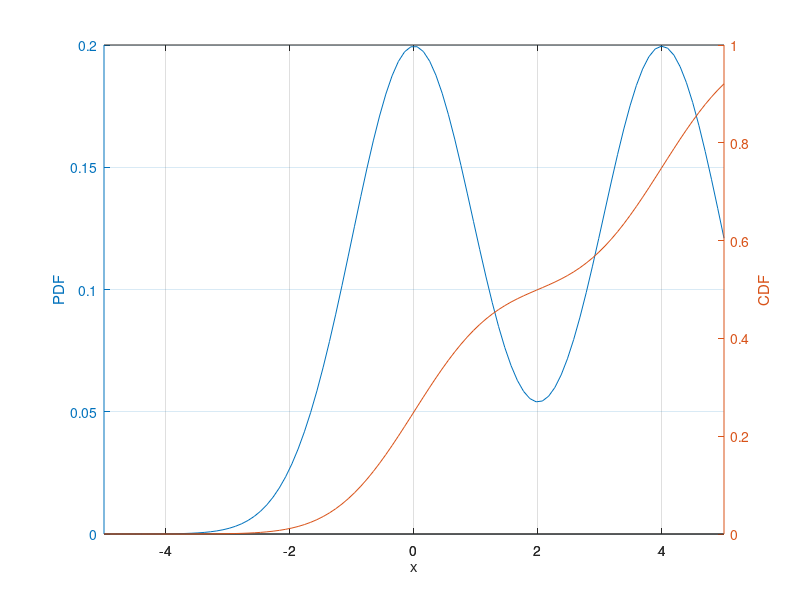
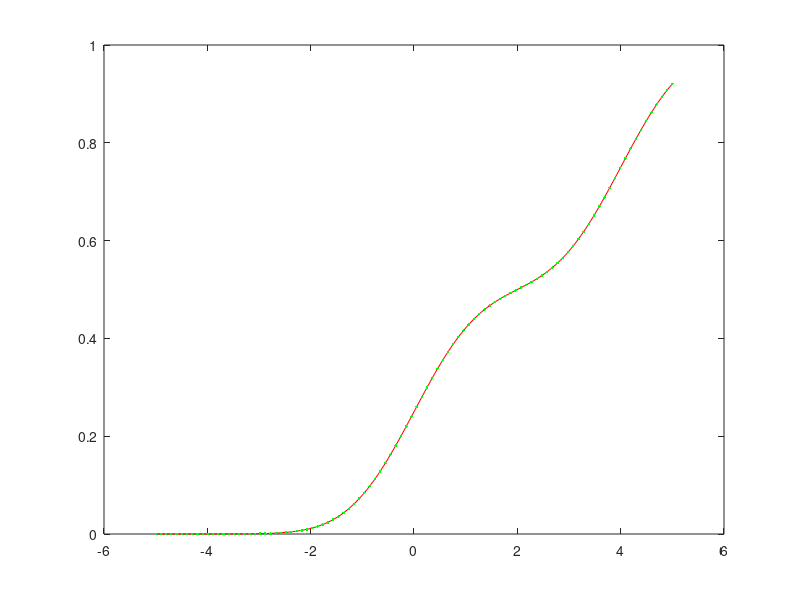

Source code (MATLAB) for these figures, in order:
% Gaussian mixture model %
clear all
close all
clc


sigma1 = 1;
sigma2 = 1;
mu1 = 4;
mu2 = 0;
p = 0.5
x = linspace(-5,5,100);

% create a guassian mixture model %
pdf_normmixture = @(x) ...
    p*normpdf(x,mu1,sigma1) + (1-p)*normpdf(x,mu2,sigma2);

% Integrate the funciton numerically to find the CDF

lb = -5*ones(length(x));
ub = x';
for i = 1:length(x)
    CDF(i) = quad(pdf_normmixture,lb(i),ub(i));
end

figure(1)
[AX,H1,H2] = plotyy(x,pdf_normmixture(x),x,CDF,'plot');
set(get(AX(1),'Ylabel'),'String','PDF') 
set(get(AX(2),'Ylabel'),'String','CDF') 
xlabel('x')
grid on, hold on

% see if the CDF can be found with norncdf function 
cdf_normmixture = @(x) ...
    p*normcdf(x,mu1,sigma1) + (1-p)*normcdf(x,mu2,sigma2);

figure(2)
plot(x,cdf_normmixture(x),'-r')
hold on
plot(x,CDF,'g.')
